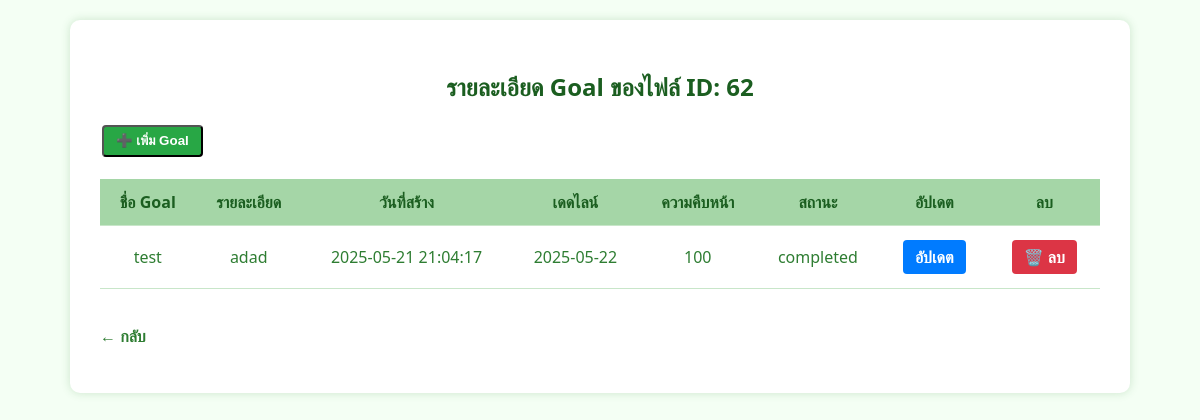
Screenshot of /php/goal_details.php?file_id=62 (signed in) with the database file from the repository.
### tables this page shows
CREATE TABLE `goal` (
  `id` int(11) NOT NULL,
  `uploaded_file_id` int(11) DEFAULT NULL,
  `goal_name` varchar(255) DEFAULT NULL,
  `description` text DEFAULT NULL,
  `deadline` date DEFAULT NULL,
  `target_value` int(11) DEFAULT NULL,
  `status` varchar(50) DEFAULT 'pending',
  `created_by` varchar(100) DEFAULT NULL,
  `created_at` datetime DEFAULT current_timestamp()
);

### php/goal_details.php (the view, shortened to what this page needs)
<?php
require('config_db.php');
$file_id = $_GET['file_id'] ?? null;
$stmt = $conn->prepare("SELECT * FROM goal WHERE uploaded_file_id = ?");
$stmt->bind_param("i", $file_id);
$stmt->execute();
$result = $stmt->get_result();
?>
<!DOCTYPE html>
<html lang="th">
<head>
    <link rel="stylesheet" href="../css/view_file.css">
</head>
<body>
<div class="container">
    <h2>รายละเอียด Goal ของไฟล์ ID: <?= htmlspecialchars($file_id) ?></h2>
    <?php if ($_SESSION['role'] === 'admin'): ?>
        <button class="btn add-btn" onclick="openModal()">➕ เพิ่ม Goal</button>
    <?php endif; ?>
    <?php if ($result->num_rows > 0): ?>
        <table>
            <thead>
                <tr>
                    <th>ชื่อ Goal</th>
                    <th>รายละเอียด</th>
                    <th>วันที่สร้าง</th>
                    <th>เดดไลน์</th>
                    <th>ความคืบหน้า</th>
                    <th>สถานะ</th>
                    <?php if ($_SESSION['role'] === 'admin'): ?>
                        <th>อัปเดต</th>
                        <th>ลบ</th>
                    <?php endif; ?>
                </tr>
            </thead>
            <tbody>
                <?php while ($row = $result->fetch_assoc()): ?>
                    <tr>
                        <td><?= htmlspecialchars($row['goal_name']) ?></td>
                        <td><?= htmlspecialchars($row['description']) ?></td>
                        <td><?= htmlspecialchars($row['created_at']) ?></td>
                        <td><?= htmlspecialchars($row['deadline']) ?></td>
                        <td><?= htmlspecialchars($row['target_value']) ?></td>
                        <td><?= htmlspecialchars($row['status']) ?></td>
                        <?php if ($_SESSION['role'] === 'admin'): ?>
                            <td>
                                <a class="btn update" href="update_goal.php?goal_id=<?= urlencode($row['id']) ?>">อัปเดต</a>
                            </td>
                            <td>
                                <a class="btn delete-btn" href="delete_goal.php?goal_id=<?= urlencode($row['id']) ?>" onclick="return confirm('คุณแน่ใจหรือไม่ว่าต้องการลบ Goal นี้?')">🗑️ ลบ</a>
                            </td>
                        <?php endif; ?>
                    </tr>
                <?php endwhile; ?>
            </tbody>
        </table>
    <?php else: ?>
        <p>⚠️ ไม่พบ Goal ที่เกี่ยวข้องกับไฟล์นี้</p>
    <?php endif; ?>
    <p>
        <?php if ($_SESSION['role'] === 'admin'): ?>
            <a class="back-link" href="view_files.php">← กลับ</a>
        <?php else: ?>
            <a class="back-link" href="user.php">← กลับ</a>
        <?php endif; ?>
    </p>
</div>
</body>
</html>

### css/view_file.css (style rules this page uses)
body { font-family: 'Segoe UI', Tahoma, Geneva, Verdana, sans-serif; background-color: #f4fff4; color: #2e7d32; margin: 0; padding: 20px; }
.container { max-width: 1000px; margin: 0 auto; width: 100%; background-color: #ffffff; padding: 30px; border-radius: 10px; box-shadow: 0 0 10px rgba(46, 125, 50, 0.2); position: relative; }
h2 { text-align: center; color: #1b5e20; }
table { width: 100%; border-collapse: collapse; margin-top: 20px; }
th, td { padding: 12px; text-align: center; border-bottom: 1px solid #c8e6c9; }
th { background-color: #a5d6a7; color: #1b5e20; }
.btn { padding: 6px 12px; border-radius: 4px; text-decoration: none; font-weight: bold; }
.back-link { display: inline-block; margin-top: 20px; text-decoration: none; color: #2e7d32; font-weight: bold; }

### php/goal_details.php (style rules this page uses)
.btn { padding: 6px 12px; text-decoration: none; margin: 2px; display: inline-block; }
.add-btn { background-color: #28a745; color: white; }
.delete-btn { background-color: #dc3545; color: white; }
.update { background-color: #007bff; color: white; }

### rows the page displays
goal: goal_name "test", description "adad", created_at "2025-05-21 21:04:17", deadline "2025-05-22", target_value "100", status "completed"

### other values shown
$file_id "62"
